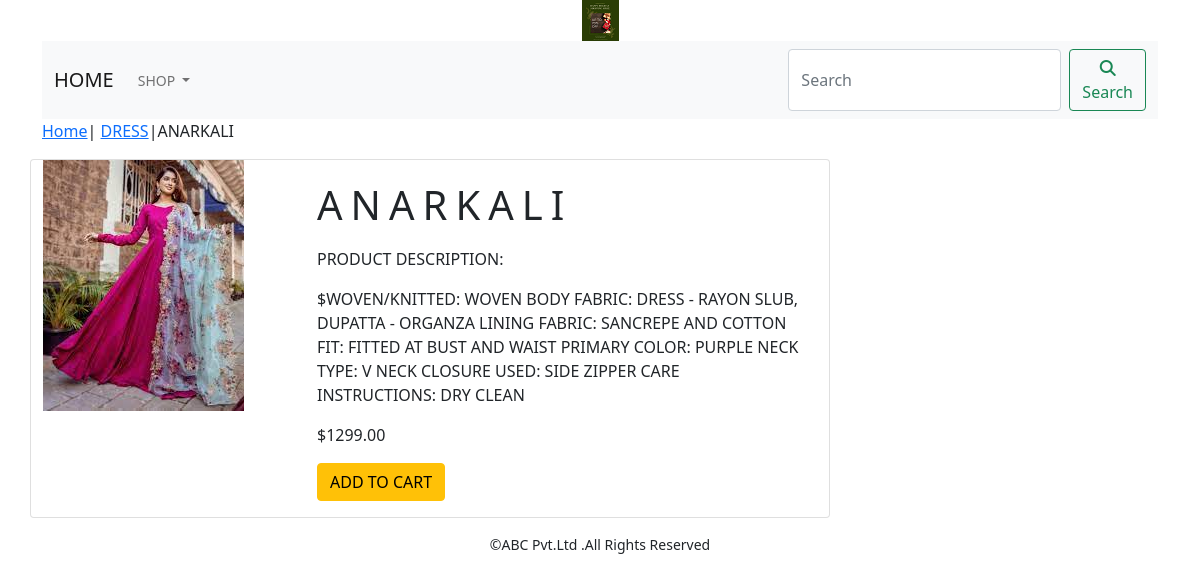
The app's page /shop/dress/anarkali/ with its own data.
### shopcart/models.py (models this page shows, shortened)
class Product(models.Model):
    name = models.CharField(max_length=250, unique=True)
    slug = models.SlugField(max_length=250, unique=True)
    description = models.TextField()
    price=models.DecimalField(max_digits=100,decimal_places=2)
    category=models.ForeignKey(Category,on_delete=models.CASCADE)
    image=models.ImageField(upload_to="product",blank=True)
    stock=models.IntegerField()
    available=models.BooleanField(blank=True)
    created=models.DateTimeField(auto_now_add=True)
    updated=models.DateTimeField(auto_now=True)
    class Meta:
        ordering=("name",)
        verbose_name="product"
        verbose_name_plural="products"

class Category(models.Model):
    name=models.CharField(max_length=250,unique=True)
    slug=models.SlugField(max_length=250,unique=True)
    description=models.TextField()
    image=models.ImageField(upload_to="category",blank=True)
    class Meta:
        ordering=("name",)
        verbose_name="category"
        verbose_name_plural="categories"
    def __str__(self):
        return '{}'.format(self.name)
    def get_url(self):
        return reverse("shopcart:product_by_category",args=[self.slug])

### shopcart/views.py (the view)
# urls.py: path("<slug:c_slug>/<slug:product_slug>/", views.proDetail, name="proCatetil")
def proDetail(request,c_slug,product_slug):
    try:
        product=Product.objects.get(category__slug=c_slug,slug=product_slug)
    except Exception as e:
        raise e
    return render(request,'product.html',{'product':product})

### cart/context_processors.py (called while the page is built)
def counter(request):
    item_count=0
    if 'admin' in request.path:
        return {}
    else:
        try:
            cart=Cart.objects.filter(cart_id=_cart_id(request))
            car_items=CartItem.objects.all().filter(cart=cart[:1])
            for cart_item in car_items:
                item_count += cart_item.quantity
        except Cart.DoesNotExist:
            item_count=0
    return dict(item_count=item_count)

### cart/views.py (called while the page is built)
def _cart_id(request):
    cart=request.session.session_key
    if not cart:
        cart=request.session.create()
    return cart

### shopcart/context_processors.py (called while the page is built)
def menu_links(request):
    links=Category.objects.all()
    return dict(links=links)

### shopcart/templates/product.html (shortened to what this page needs)
{% extends 'base.html' %}
{% load static %}
{% block content %}
<div class="row my_product_row_class">
    <div class="mx_auto">
        <p>
            <a href="{%url 'shopcart:allProCat'%}">Home</a>|
            <a href="{{product.category.get_url}}">{{product.category}}</a>|{{product.name}}
        </p>
    </div>
    <div class="container">
        <div class="row">
            <div class="card mb-3" style="max-width: 800px;">
                <div class="row g-0">
                    <div class="col-md-4">
                        <img src="{{ product.image.url }}" alt="{{ product.name }}" >
                    </div>
                    <div class="col-md-8">
                        <div class="card-body">
                            <h1 class="my_product_title">{{product.name}}</h1>
                            <p class="my_title">product description:</p>
                            <p class="text-justify my_prod_text">${{product.description}}</p>
                            <p>${{product.price}}</p>
                            {% if products.stock <= 0 %}
                            <p class="text-justify my_prod_text"><b>Out of stock</b></p>
                            {% else %}
                            <a class="btn btn-warning" href="{% url 'cart:add_cart' product.id%}">Add to cart</a>
                            {% endif %}
                        </div>
                    </div>
                </div>
            </div>
        </div>
    </div>
</div>
{%endblock%}

### shopcart/static/css/custom.css (style rules this page uses)
.card-body { text-transform:uppercase; }
.my_product_title { font-size:16px: text-transform:uppercase; letter-spacing:.2em; padding-top:5px; padding-bottom:10px; }

### records on screen
Product: category "DRESS", name "ANARKALI", image (picture), description "WOVEN/KNITTED: WOVEN BODY FABRIC: DRESS - RAYON SLUB, DUPATTA - ORGANZA LINING FABRIC: SANCREPE AND COTTON FIT: FITTED AT BUST AND WAIST PRIMARY COLOR: PURPLE NECK TYPE: V NECK CLOSURE USED: SIDE ZIPPER CARE INSTRUCTIONS: DRY CLEAN", price "1299.00"
